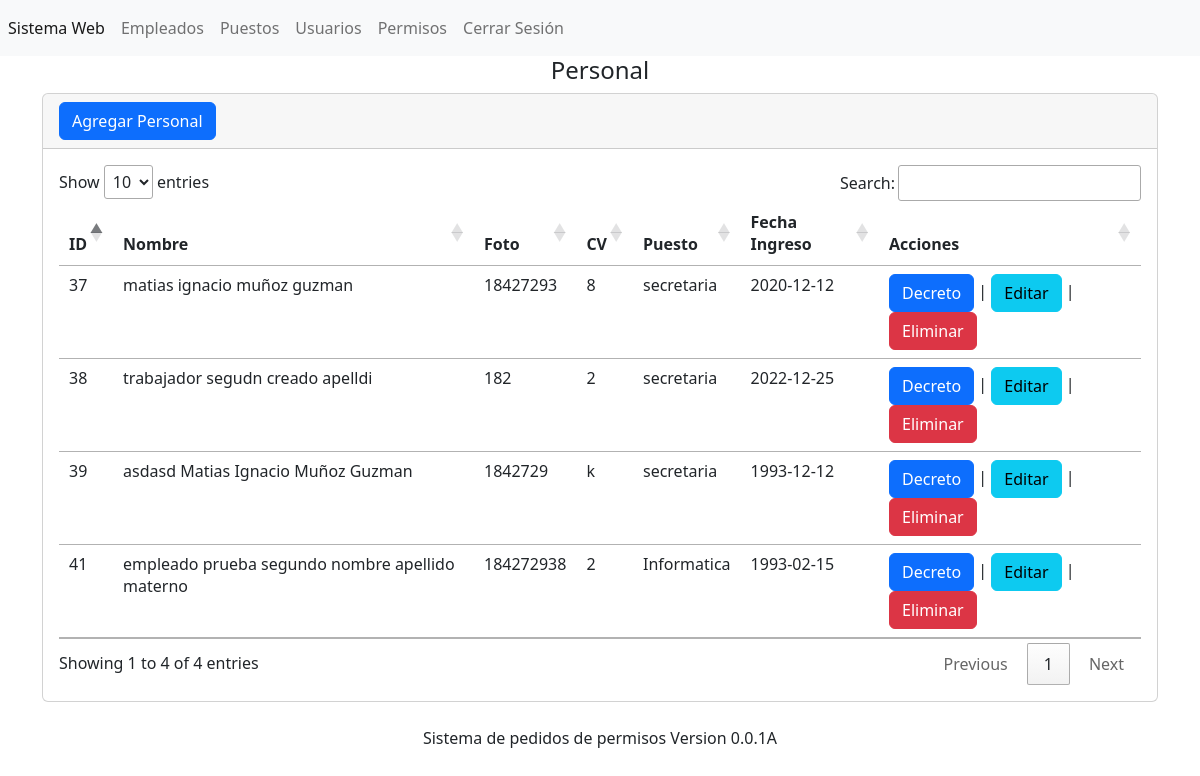
The app's page /secciones/empleados/index.php (signed in), older data.
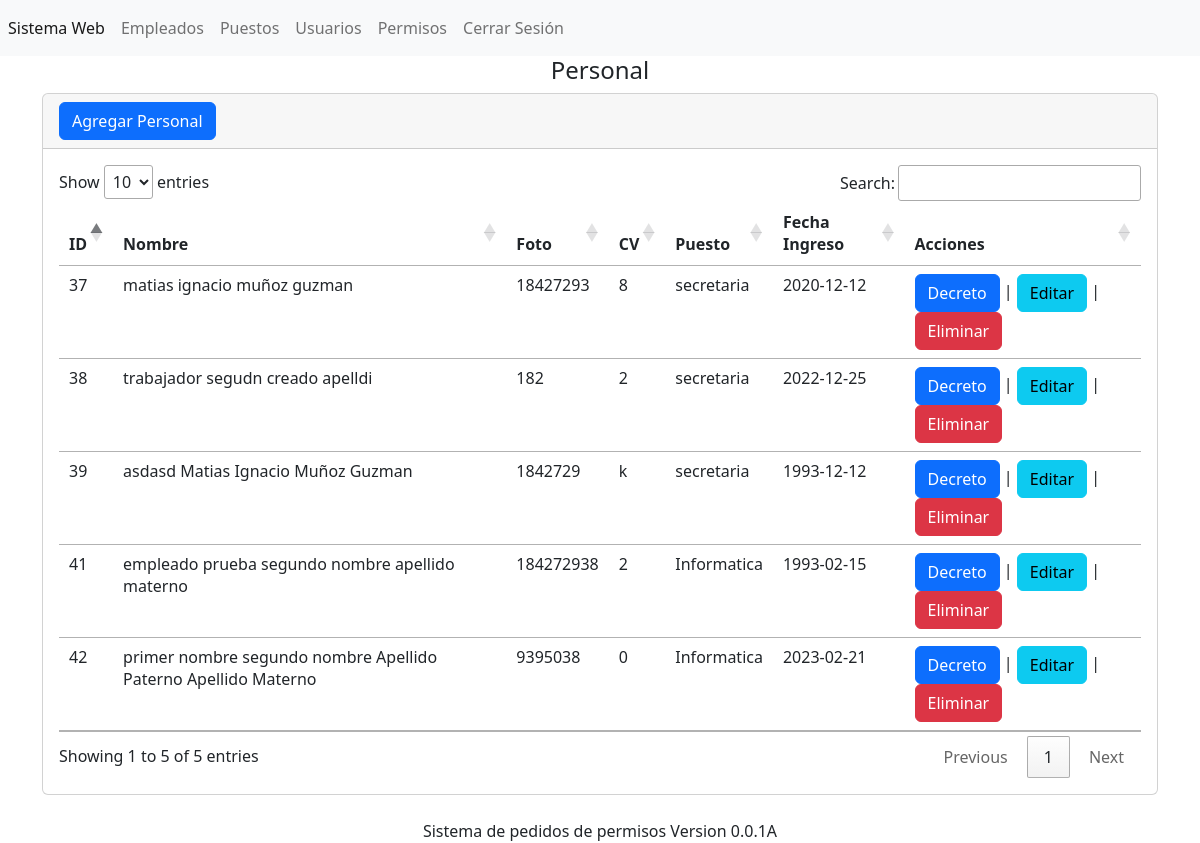
The same page, newer data.
### tables this page shows
CREATE TABLE `tbl_empleados` (
  `id` int(10) NOT NULL,
  `primernombre` varchar(255) NOT NULL,
  `segundonombre` varchar(255) NOT NULL,
  `primerapellido` varchar(255) NOT NULL,
  `segundoapellido` varchar(255) NOT NULL,
  `foto` varchar(255) NOT NULL,
  `cv` varchar(255) NOT NULL,
  `idpuesto` int(255) NOT NULL,
  `fechaingreso` date NOT NULL
);

### secciones/empleados/index.php (the view, shortened to what this page needs)
<?php
include ("../../bd.php");
$sentencia=$conexion->prepare("SELECT *,
(SELECT nombredelpuesto
FROM tbl_puestos
WHERE tbl_puestos.id=tbl_empleados.idpuesto limit 1) as puesto
from tbl_empleados");
$sentencia ->execute();
$lista_tbl_empleados=$sentencia->fetchALL(PDO::FETCH_ASSOC);
?>
<?php include("../../templates/header.php"); ?>
<center><h4>Personal</h4></center>
<div class="card">
    <div class="card-header">
        <a name="" id="" class="btn btn-primary" href="crear.php" role="button">Agregar Personal</a>
    </div>
    <div class="card-body">
    <div class="table-responsive">
        <table class="table" id="tabla_id">
            <thead>
                <tr>
                    <th scope="col">ID</th>
                    <th scope="col">Nombre</th>
                    <th scope="col">Foto</th>
                    <th scope="col">CV</th>
                    <th scope="col">Puesto</th>
                    <th scope="col">Fecha Ingreso</th>
                    <th scope="col">Acciones</th>
                </tr>
            </thead>
            <tbody>
            <?php foreach($lista_tbl_empleados as $registro){?>
                <tr class="">
                    <td><?php echo $registro['id']; ?></td>
                    <td scope="row">
                     <?php echo $registro['primernombre']; ?>
                     <?php echo $registro['segundonombre']; ?>
                     <?php echo $registro['primerapellido']; ?>
                     <?php echo $registro['segundoapellido']; ?></td>
                    <td><?php echo $registro['foto']; ?></td>
                    <td><?php echo $registro['cv']; ?></td>
                    <td><?php echo $registro['puesto']; ?></td>
                    <td><?php echo $registro['fechaingreso']; ?></td>
                    <td><a name="" id="" class="btn btn-primary" href="decreto-administrativo.php?txtID=<?php echo$registro['id'] ?>" role="button">Decreto</a> |
                     <a class="btn btn-info" href="editar.php?txtID=<?php echo$registro['id'] ?>" role="button">Editar </a>
                <span>|
                <a class="btn btn-danger" href="javascript:borrar(<?php echo$registro['id'] ?>);" role="button">Eliminar </a></tr>
                <?php } ?>
            </tbody>
        </table>
    </div>
    </div>
</div>
<?php include("../../templates/footer.php"); ?>

Row changes from the older to the newer data that the page shows:
added tbl_empleados: id "42", primernombre "primer nombre", segundonombre "segundo nombre", primerapellido "Apellido Paterno", segundoapellido "Apellido Materno", foto "9395038", cv "0", puesto "Informatica", fechaingreso "2023-02-21"
Text that changed along with them:
text written by a page script: "Show entries Search: Showing 1 to 4 of 4 entries Previous 1 Next" → "Show entries Search: Showing 1 to 5 of 5 entries Previous 1 Next"
